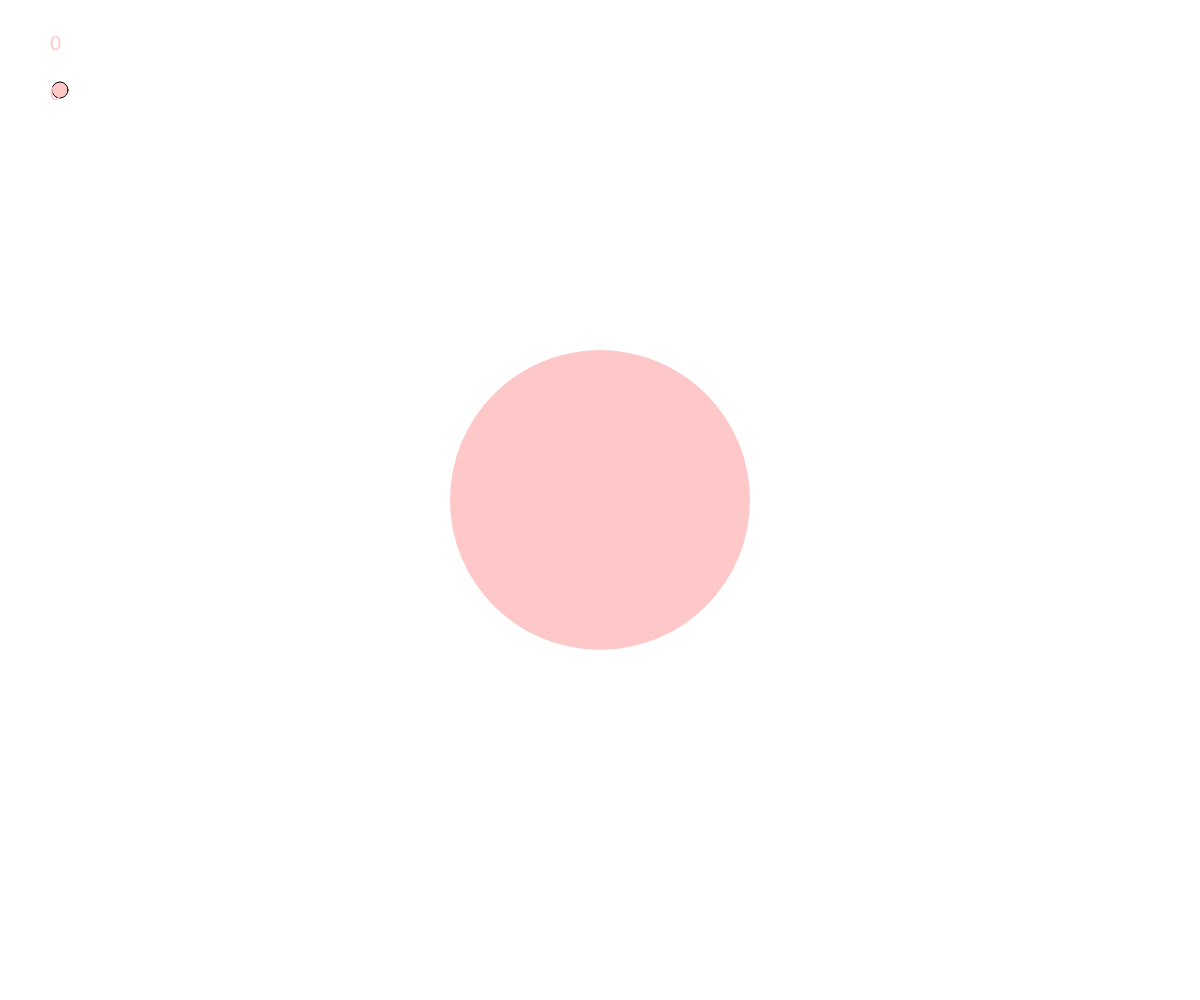
Frame 1 (no input)
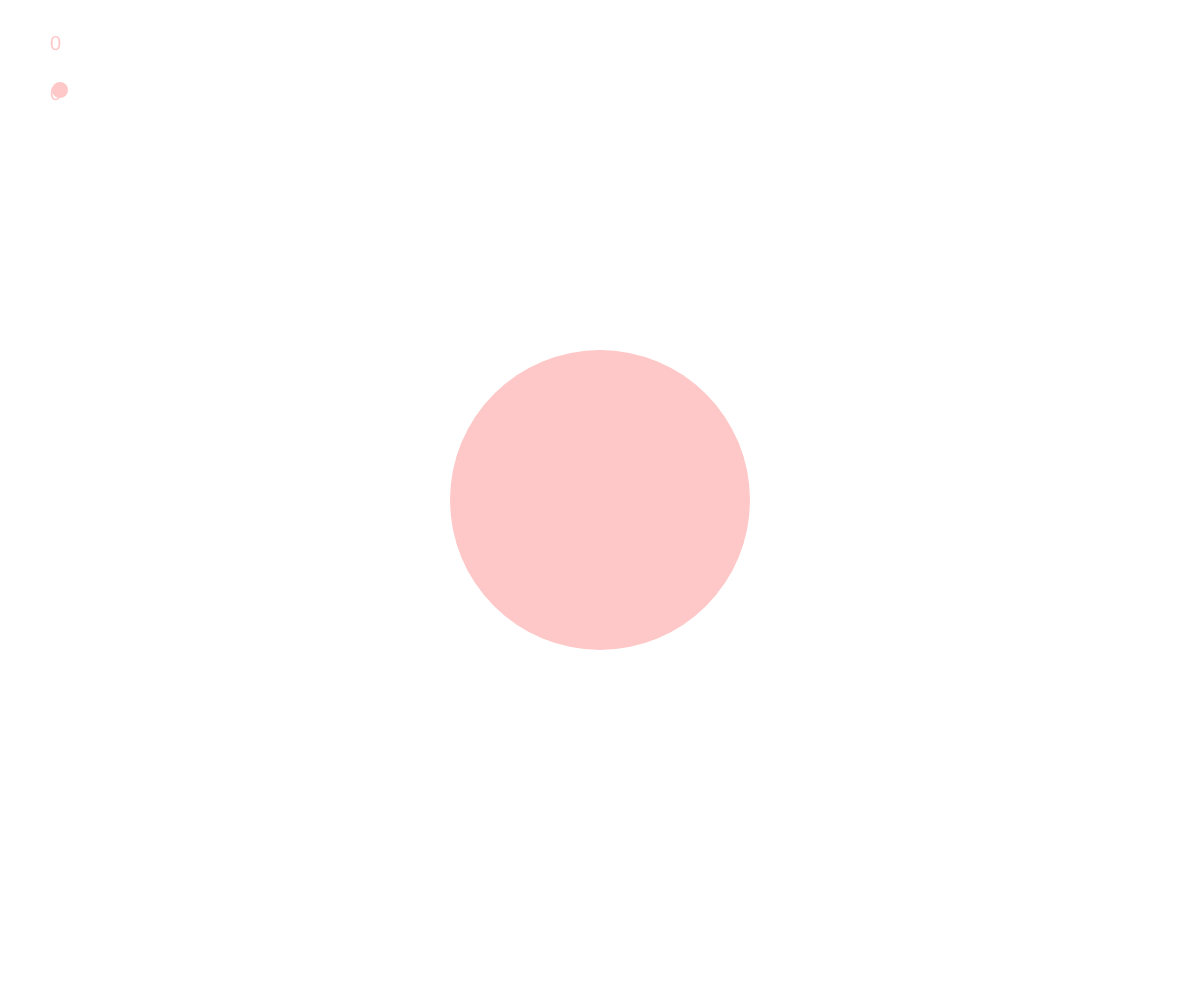
Frame 60 (no input)
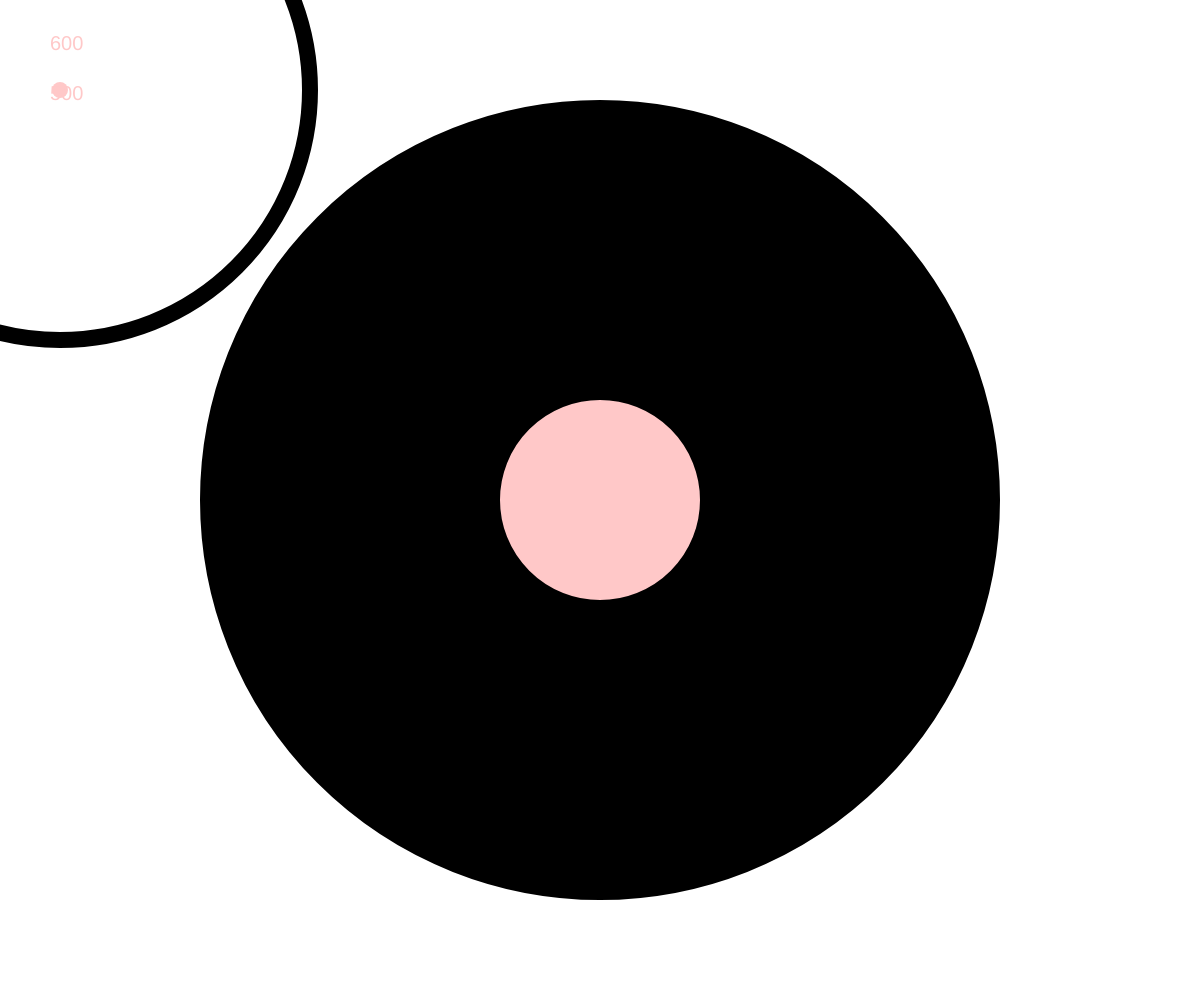
Frame 120 (the mouse pressed at the canvas centre since frame 60)

The p5.js sketch that drew these frames (run headless with seeded random() and noise() and a simulated clock; from frame 60 on, the mouse is pressed at the canvas centre):

// p5.js sketch
// ── sketch.js
function setup() {
  createCanvas(windowWidth, windowHeight);
}

function draw() {
 background(255);
 fill(255,200,200);
 ellipse(60,90,16,16);
 strokeWeight(mouseY);
 circle(windowWidth / 2, windowHeight / 2, 300);
 textSize(20);
 text(mouseX, 50, 50);
 text(int(mouseY), 50, 100);
}
